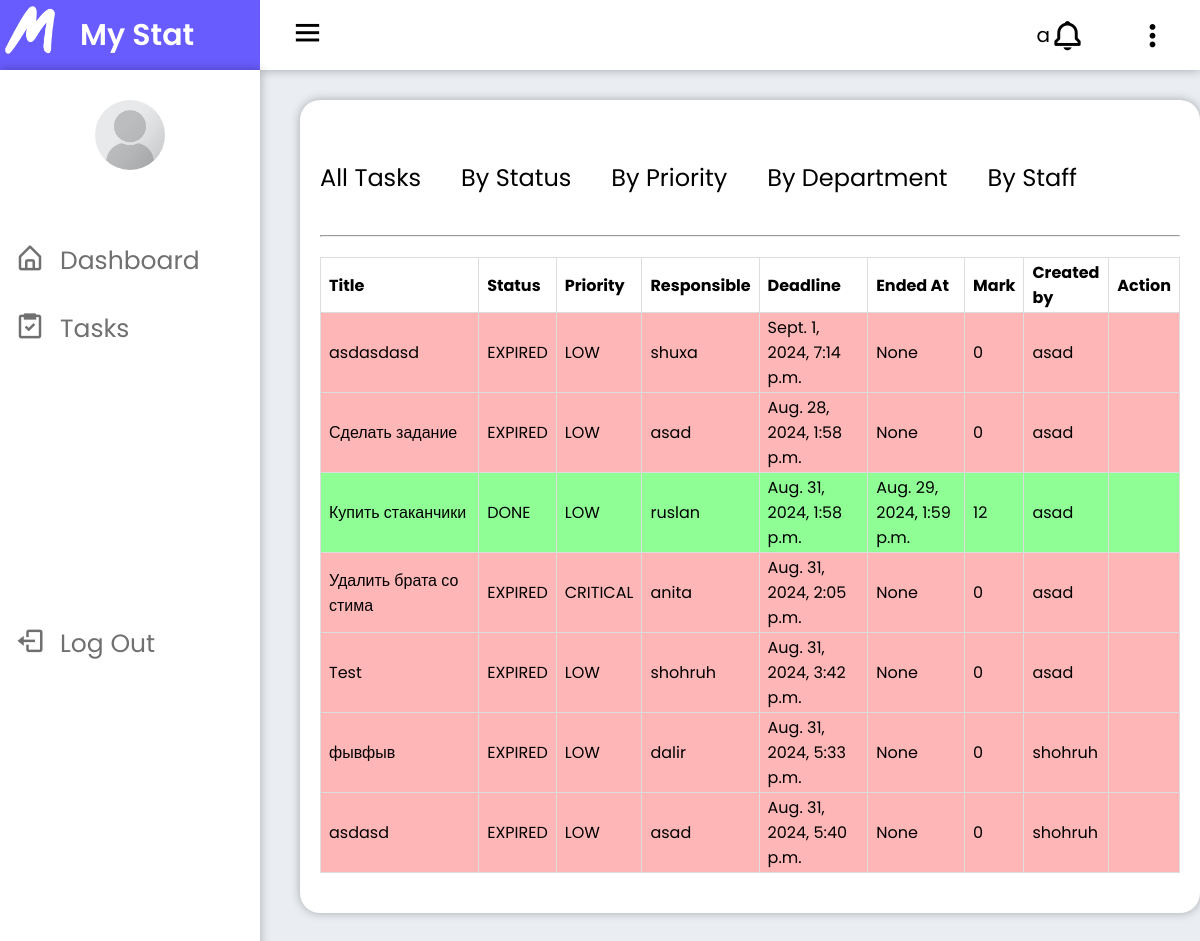
The page /view_tasks/ on the database its author committed.
### KPIapp/models.py (models this page shows, shortened)
class Tasks(models.Model):
    title = models.CharField(max_length=100)
    description = models.TextField()
    created_at = models.DateTimeField(auto_now_add=True)
    deadline = models.DateTimeField()
    choices_employee = [
        ("IN_PROGRESS", "In Progress"),
        ("DONE", "Done"),
        ("CANCELED", "Canceled")
    ]
    choices = [
        ("NEW", "New"),
        ("IN_PROGRESS", "In Progress"),
        ("DONE", "Done"),
        ("CANCELED", "Canceled"),
        ("EXPIRED", "Expired"),
    ]
    status = models.CharField(choices=choices, default="NEW", max_length=100)
    choices_mark = [
        ("0", "0"),
        ("1", "1"),
        ("2", "2"),
        ("3", "3"),
        ("4", "4"),
        ("5", "5"),
        ("6", "6"),
        ("7", "7"),
        ("8", "8"),
        ("9", "9"),
        ("10", "10"),
        ("11", "11"),
        ("12", "12"),
    ]
    mark = models.CharField(choices=choices_mark, default="0", max_length=100)
    choices_priority = [
        ("LOW", "Low"),
        ("MEDIUM", "Medium"),
        ("HIGH", "High"),
        ("CRITICAL", "Critical"),
    ]
    priority = models.CharField(choices=choices_priority, default="LOW", max_length=100)
    ended_at = models.DateTimeField(null=True, blank=True)
    department = models.ForeignKey(
        on_delete=models.CASCADE,
        related_name='department',
        to=Departments,
        default='Departments')
    boss = models.ForeignKey(on_delete=models.CASCADE, related_name='boss', to=User, default="Appointed")
    user = models.ForeignKey(on_delete=models.CASCADE, related_name='user', to=User)
    def save(self, *args, **kwargs):
        super().save(*args, **kwargs)
        total_tasks, created = TotalTasks.objects.get_or_create(user=self.user)
        total_tasks.total_tasks = Tasks.objects.filter(user=self.user).count()
        total_tasks.save()

class User(AbstractUser):
    role = models.ForeignKey(on_delete=models.CASCADE, related_name='role', to=Role, null=True)
    image = models.ImageField(upload_to='images/', null=True, blank=True, default='images/default_avatar.jpg')
    phone = models.CharField(max_length=100, null=True, blank=True)
    email = models.EmailField(max_length=100, null=True, blank=True)
    about = models.TextField(null=True, blank=True)
    choices = [
        ("MALE", "Male"),
        ("FEMALE", "Female"),
        ("OTHER", "Other"),
    ]
    gender = models.CharField(choices=choices, default="MALE", max_length=100)
    def __str__(self):
        return self.username

### KPIapp/views.py (the view)
# urls.py: path('view_tasks/', views.view_tasks, name='view_tasks'),
def view_tasks(request, filter_by=None):
    tasks_low = Tasks.objects.filter(priority='LOW')
    tasks_medium = Tasks.objects.filter(priority='MEDIUM')
    tasks_high = Tasks.objects.filter(priority='HIGH')
    tasks_critical = Tasks.objects.filter(priority='CRITICAL')
    tasks_new = Tasks.objects.filter(status='NEW')
    tasks_in_progress = Tasks.objects.filter(status='IN_PROGRESS')
    tasks_done = Tasks.objects.filter(status='DONE')
    tasks_canceled = Tasks.objects.filter(status='CANCELED')
    tasks_expired = Tasks.objects.filter(status='EXPIRED')
    departments = Departments.objects.all()
    users = User.objects.all()
    if filter_by == 'priority':
        template = 'KPIapp/includes/tasks/priority-tasks.html'
    elif filter_by == 'department':
        template = 'KPIapp/includes/tasks/department-card.html'
    elif filter_by == 'staff':
        template = 'KPIapp/includes/tasks/staff-tasks.html'
    elif filter_by == 'status':
        template = 'KPIapp/includes/tasks/status-tasks.html'
    else:
        template = 'KPIapp/includes/tasks/all-tasks.html'
    tasks = Tasks.objects.all()
    for task in tasks:
        if str(task.deadline) < datetime.now().strftime("%Y-%m-%d %H:%M:%S") and task.status != 'DONE':
            task.status = 'EXPIRED'
            task.save()
        if task.mark != "0" and task.ended_at is None:
            task.ended_at = datetime.now()
            task.status = 'DONE'
            task.save()
    context = {
        'tasks': tasks,
        'include_template': template,
        'tasks_priority': {
            'tasks_low': tasks_low,
            'tasks_medium': tasks_medium,
            'tasks_high': tasks_high,
            'tasks_critical': tasks_critical
        },
        'tasks_status': {
            'tasks_new': tasks_new,
            'tasks_in_progress': tasks_in_progress,
            'tasks_done': tasks_done,
            'tasks_canceled': tasks_canceled,
            'tasks_expired': tasks_expired
        },
        'departments': departments,
        'users': users
    }
    return render(request, 'KPIapp/view_tasks.html', context)

### KPIapp/templates/KPIapp/view_tasks.html (shortened to what this page needs)
{% extends 'UserApp/layouts/base-template.html' %}
{% block content %}
    {% include 'KPIapp/includes/headers.html' %}
    <div class="container">
        {% include 'KPIapp/includes/tasks/tasks-header.html' %}
        {% include include_template %}
    </div>
{% endblock %}

### KPIapp/templates/KPIapp/includes/tasks/all-tasks.html (shortened to what this page needs)
<div class="main-table">
            <table class="table-tasks">
                <tr>
                    <td style="width: 25%"><b>Title</b></td>
                    <td style="width: 7.5%"><b>Status</b></td>
                    <td style="width: 7.5%"><b>Priority</b></td>
                    <td style="width: 10%"><b>Responsible</b></td>
                    <td style="width: 15%"><b>Deadline</b></td>
                    <td style="width: 15%"><b>Ended At</b></td>
                    <td style="width: 5%"><b>Mark</b></td>
                    <td style="width: 10%"><b>Created by</b></td>
                    <td style="width: 5%"><b>Action</b></td>
                </tr>
                {% for task in tasks %}
                    <tr class="
                    {% if task.status == 'DONE'  %}
                    	table-done
                    {% elif task.status == 'EXPIRED' %}
                        table-expired
                    {% elif task.status == 'IN_PROGRESS' %}
                        table-in-progress
                    {% endif %} "
                     >
                        <td>{{ task.title }}</td>
                        <td>{{ task.status }}</td>
                        <td>{{ task.priority }}</td>
                        <td>{{ task.user }}</td>
                        <td>{{ task.deadline }}</td>
                        <td>{{ task.ended_at }}</td>
                        <td>{{ task.mark }}</td>
                        <td>{{ task.boss }}</td>
                        <td>
                        </td>
                    </tr>
                {% endfor %}
            </table>
        </div>

### UserApp/static/styles.css (style rules this page uses)
* { margin: 0; padding: 0; box-sizing: border-box; }
body { font-family: 'Poppins', sans-serif; background: var(--body-color); }
:root { --body-color: #eaeef3; --sidebar-color: #fff; --primary-color: #695CFE; --primary-color-light: #f6f5ff; --toggle-color: #f5f5f5; --text-color: #707070; --box-shadow-template: 0 0 10px rgba(0, 0, 0, 0.3); }
.table-done { background-color: rgba(73, 255, 82, 0.61); }
.table-expired { background-color: rgba(255, 73, 73, 0.4); }
.container { width: 100%; min-width: 900px; padding: 20px; box-shadow: var(--box-shadow-template); background-color: var(--sidebar-color); border-radius: 20px; }
.main-table { margin: 20px 0; }
.table-tasks { font-size: 16px; border-collapse: collapse; gap: 20px; width: 100%; padding: 20px 0; }
td, th { border: 1px solid #dddddd; text-align: left; padding: 2px 8px; }

### rows shown on the page
Tasks: title "asdasdasd", status "EXPIRED", priority "LOW", user "shuxa", deadline "Sept. 1, 2024, 7:14 p.m.", ended_at "None", mark "0", boss "asad"
Tasks: title "Сделать задание", status "EXPIRED", priority "LOW", user "asad", deadline "Aug. 28, 2024, 1:58 p.m.", ended_at "None", mark "0", boss "asad"
Tasks: title "Купить стаканчики", status "DONE", priority "LOW", user "ruslan", deadline "Aug. 31, 2024, 1:58 p.m.", ended_at "Aug. 29, 2024, 1:59 p.m.", mark "12", boss "asad"
Tasks: title "Удалить брата со стима", status "EXPIRED", priority "CRITICAL", user "anita", deadline "Aug. 31, 2024, 2:05 p.m.", ended_at "None", mark "0", boss "asad"
Tasks: title "Test", status "EXPIRED", priority "LOW", user "shohruh", deadline "Aug. 31, 2024, 3:42 p.m.", ended_at "None", mark "0", boss "asad"
Tasks: title "фывфыв", status "EXPIRED", priority "LOW", user "dalir", deadline "Aug. 31, 2024, 5:33 p.m.", ended_at "None", mark "0", boss "shohruh"
Tasks: title "asdasd", status "EXPIRED", priority "LOW", user "asad", deadline "Aug. 31, 2024, 5:40 p.m.", ended_at "None", mark "0", boss "shohruh"
